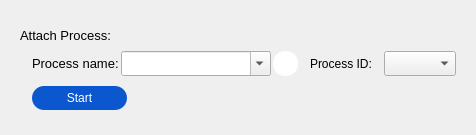
             <widget class="RoundShadowWidget" name="widgetWindbgIFEO_2" native="true">
              <property name="layoutDirection">
               <enum>Qt::LeftToRight</enum>
              </property>
              <property name="styleSheet">
               <string notr="true"/>
              </property>
              <layout class="QVBoxLayout" name="verticalLayout_12">
               <property name="leftMargin">
                <number>20</number>
               </property>
               <property name="topMargin">
                <number>25</number>
               </property>
               <property name="bottomMargin">
                <number>25</number>
               </property>
               <item>
                <layout class="QHBoxLayout" name="horizontalLayout_20">
                 <item>
                  <widget class="QLabel" name="label_11">
                   <property name="styleSheet">
                    <string notr="true">font-family: &quot;Microsoft YaHei&quot;;
font-size: 13px;</string>
                   </property>
                   <property name="text">
                    <string>Attach Process:</string>
                   </property>
                  </widget>
                 </item>
                 <item>
                  <spacer name="horizontalSpacer_11">
                   <property name="orientation">
                    <enum>Qt::Horizontal</enum>
                   </property>
                   <property name="sizeHint" stdset="0">
                    <size>
                     <width>40</width>
                     <height>20</height>
                    </size>
                   </property>
                  </spacer>
                 </item>
                </layout>
               </item>
               <item>
                <widget class="QWidget" name="widget_6" native="true">
                 <layout class="QVBoxLayout" name="verticalLayout">
                  <property name="spacing">
                   <number>10</number>
                  </property>
                  <property name="leftMargin">
                   <number>12</number>
                  </property>
                  <property name="topMargin">
                   <number>0</number>
                  </property>
                  <property name="bottomMargin">
                   <number>0</number>
                  </property>
                  <item>
                   <layout class="QHBoxLayout" name="horizontalLayout_12">
                    <property name="spacing">
                     <number>12</number>
                    </property>
                    <item>
                     <layout class="QHBoxLayout" name="horizontalLayout_8">
                      <property name="spacing">
                       <number>2</number>
                      </property>
                      <item>
                       <widget class="QLabel" name="label_7">
                        <property name="styleSheet">
                         <string notr="true">font-family: &quot;Microsoft YaHei&quot;;
font-size: 13px;</string>
                        </property>
                        <property name="text">
                         <string>Process name:</string>
                        </property>
                       </widget>
                      </item>
                      <item>
                       <widget class="ComboBox" name="comboBox_attach_name">
                        <property name="sizePolicy">
                         <sizepolicy hsizetype="MinimumExpanding" vsizetype="Fixed">
                          <horstretch>0</horstretch>
                          <verstretch>0</verstretch>
                         </sizepolicy>
                        </property>
                        <property name="minimumSize">
                         <size>
                          <width>150</width>
                          <height>25</height>
                         </size>
                        </property>
                        <property name="maximumSize">
                         <size>
                          <width>170</width>
                          <height>16777215</height>
                         </size>
                        </property>
                        <property name="editable">
                         <bool>true</bool>
                        </property>
                        <property name="placeholderText">
                         <string>example: git.ext</string>
                        </property>
                        <property name="frame">
                         <bool>true</bool>
                        </property>
                       </widget>
                      </item>
                      <item>
                       <widget class="QPushButton" name="btn_refresh_process_2">
                        <property name="minimumSize">
                         <size>
                          <width>25</width>
                          <height>25</height>
                         </size>
                        </property>
                        <property name="maximumSize">
                         <size>
                          <width>25</width>
                          <height>25</height>
                         </size>
                        </property>
                        <property name="styleSheet">
                         <string notr="true">QPushButton {
border:None;
background-color:#FFFFFF;
qproperty-icon: url(:/WindbgConfig/images/def_100_precent/refresh.png) center;
border-radius:12px;
} 

QPushButton:hover {
border:None;
qproperty-icon: url(:/WindbgConfig/images/def_100_precent/refresh.png) center;
background-color:#d2d4d9;
border-radius:12px;
}

QPushButton:pressed {
border:None;
qproperty-icon: url(:/WindbgConfig/images/def_100_precent/refresh.png) center;
background-color:#d8dbdf;
border-radius:12px;
}</string>
                        </property>
                        <property name="text">
                         <string/>
                        </property>
                       </widget>
                      </item>
                     </layout>
                    </item>
                    <item>
                     <layout class="QHBoxLayout" name="horizontalLayout_11">
                      <item>
                       <widget class="QLabel" name="label_8">
                        <property name="styleSheet">
                         <string notr="true">font-family: &quot;Microsoft YaHei&quot;;
font-size: 12px;</string>
                        </property>
                        <property name="text">
                         <string>Process ID:</string>
                        </property>
                       </widget>
                      </item>
                      <item>
                       <widget class="ComboBox" name="comboBox_attach_pid">
                        <property name="sizePolicy">
                         <sizepolicy hsizetype="MinimumExpanding" vsizetype="Fixed">
                          <horstretch>0</horstretch>
                          <verstretch>0</verstretch>
                         </sizepolicy>
                        </property>
                        <property name="minimumSize">
                         <size>
                          <width>0</width>
                          <height>25</height>
                         </size>
                        </property>
                        <property name="editable">
                         <bool>false</bool>
                        </property>
                        <property name="placeholderText">
                         <string/>
                        </property>
                        <property name="frame">
                         <bool>true</bool>
                        </property>
                       </widget>
                      </item>
                     </layout>
                    </item>
                   </layout>
                  </item>
                  <item>
                   <layout class="QHBoxLayout" name="horizontalLayout_9">
                    <item>
                     <widget class="QPushButton" name="btn_attach">
                      <property name="sizePolicy">
                       <sizepolicy hsizetype="Fixed" vsizetype="Fixed">
                        <horstretch>0</horstretch>
                        <verstretch>0</verstretch>
                       </sizepolicy>
                      </property>
                      <property name="minimumSize">
                       <size>
                        <width>95</width>
                        <height>24</height>
                       </size>
                      </property>
                      <property name="styleSheet">
                       <string notr="true">QPushButton {
background-color:#0b57d0;
color:#FFFFFF;
font-family: &quot;Microsoft YaHei&quot;;
font-size: 12px;
border-radius: 12px;
}

QPushButton:hover{
background-color:#2468d5;
}

QPushButton:pressed{
background-color:#407ee1;
}</string>
                      </property>
                      <property name="text">
                       <string>Start</string>
                      </property>
                     </widget>
                    </item>
                    <item>
                     <spacer name="horizontalSpacer_2">
                      <property name="orientation">
                       <enum>Qt::Horizontal</enum>
                      </property>
                      <property name="sizeHint" stdset="0">
                       <size>
                        <width>40</width>
                        <height>20</height>
                       </size>
                      </property>
                     </spacer>
                    </item>
                   </layout>
                  </item>
                 </layout>
                </widget>
               </item>
              </layout>
             </widget>
